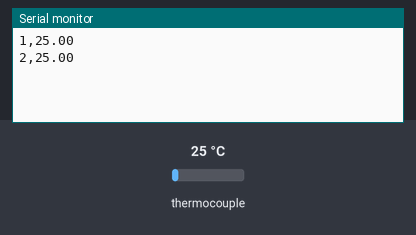
This sketch was run on a simulated Arduino Uno, built with avr-gcc and run on an emulated ATmega328P. Parts: the last lines printed to the serial monitor. The test bench sets the inputs (shaded band); at power-on: thermocouple 25 °C.

Above: at 1.7 s.
1.8 s: thermocouple set to 6 °C
At 2.3 s:
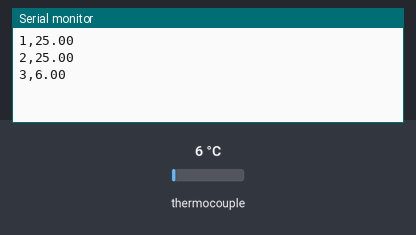
3.3 s: thermocouple set to 75 °C
At 3.9 s:
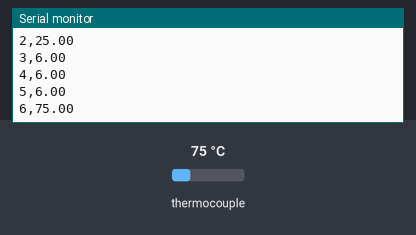
Timing chart, 0 to 6.3 s (numbered marks = the images above; inputs shaded):
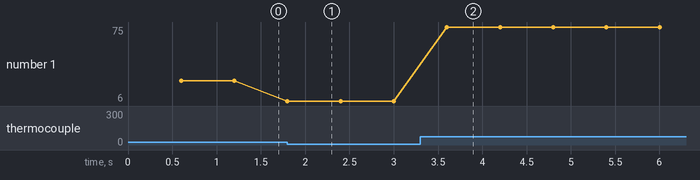

The sketch:

file_csv_minuti.ino
```cpp
// this example is public domain. enjoy!
// www.ladyada.net/learn/sensors/thermocouple

#include "max6675.h"

int thermoDO = 6;
int thermoCS = 5;
int thermoCLK = 4;

MAX6675 thermocouple(thermoCLK, thermoCS, thermoDO);
int vccPin = 3;
int gndPin = 2;

unsigned long old_millis=0;   //tempo di partenza per il conteggio del tempo in ms
//unsigned long delta=60000;  //incremento di tempo tra due letture in ms per stampare la temperatura ogni minuto
unsigned long delta=600;       //valore ridotto per debug
int minuti=1;                 //variabile utilzzata per identificare i minuti corrispondenti alla lettura

void setup() {
  Serial.begin(9600);
  // use Arduino pins
  pinMode(vccPin, OUTPUT); digitalWrite(vccPin, HIGH);
  pinMode(gndPin, OUTPUT); digitalWrite(gndPin, LOW);

  // Serial.println("MAX6675 test");
  // wait for MAX chip to stabilize
  delay(500);
}

void loop() {

unsigned long now=millis(); //variabile usata per gestire il tempo in ms

  if(now>=old_millis+delta){  //se il tempo attuale è maggiore dell'intervallo precedente stampa min e temperatura
   Serial.print(minuti);
   Serial.print(",");
   Serial.println(thermocouple.readCelsius());
   old_millis=now;   //terminato il ciclo pone il valore di old_millis uguale al tempo corrente
   minuti=minuti+1;  //incrementa il contatore dei minuti di 1 minuto
  }
   delay(1);  //da una pausa nell'esecuzione del ciclo
}
```

Measured:
- after the input at 1.8 s, the serial monitor: prints a new line at once (image 1)
- after the input at 3.3 s, the serial monitor: prints a new line after 0.30 s (image 2)
- plotted number 1: 25 → 6 after the input at 1.8 s, 6 → 75 after the input at 3.3 s
